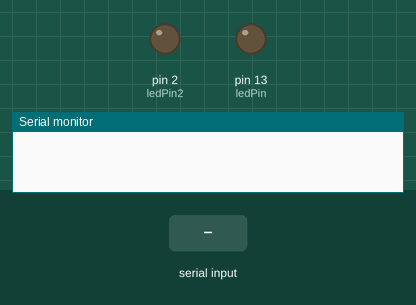
The sketch below on a simulated Arduino Uno, built with avr-gcc and run on an emulated ATmega328P. Parts: output pins drawn as LEDs (lit = HIGH), the last lines printed to the serial monitor. Inputs (shaded band) come from the test bench.

Above: at 1.2 s.
1.3 s: "1" received over Serial
At 1.7 s:
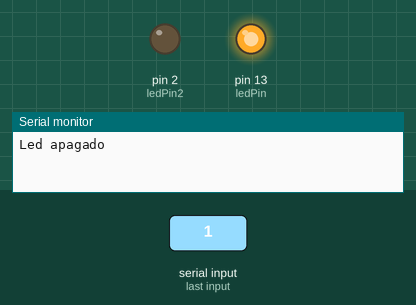
2.8 s: "0" received over Serial
At 4.1 s:
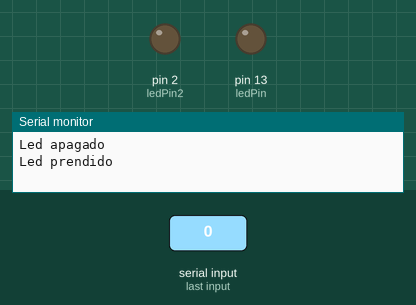
Timing chart, 0 to 5.8 s (numbered marks = the images above; inputs shaded):
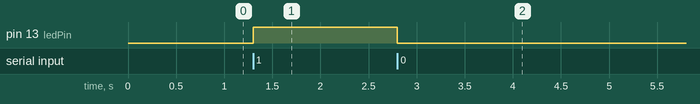

Measured:
- after the input at 1.3 s, pin 13 (ledPin): LOW → HIGH at once
- after the input at 2.8 s, pin 13 (ledPin): HIGH → LOW at once

The sketch:

PrenderYApagarLed.ino
```cpp
const int ledPin = LED_BUILTIN;  // Pin del LED integrado en el NodeMCU
const int ledPin2 = 2;

void setup() {
  pinMode(ledPin, OUTPUT);       // Configurar el pin del LED como salida
  pinMode(ledPin2, OUTPUT);
  Serial.begin(9600);            // Iniciar la comunicación serial
}

void loop() {
  if (Serial.available() > 0) { // Verificar si hay datos disponibles en la consola serial
    char command = Serial.read(); // Leer el comando enviado
    if (command == '1') {        // Si el comando es '1'
      digitalWrite(ledPin, HIGH); // Apagar Led
      Serial.println("Led apagado");
    } else if (command == '0') { // Si el comando es '0'
      digitalWrite(ledPin, LOW); // Prender led
      Serial.println("Led prendido");
    }
  }
}
```
